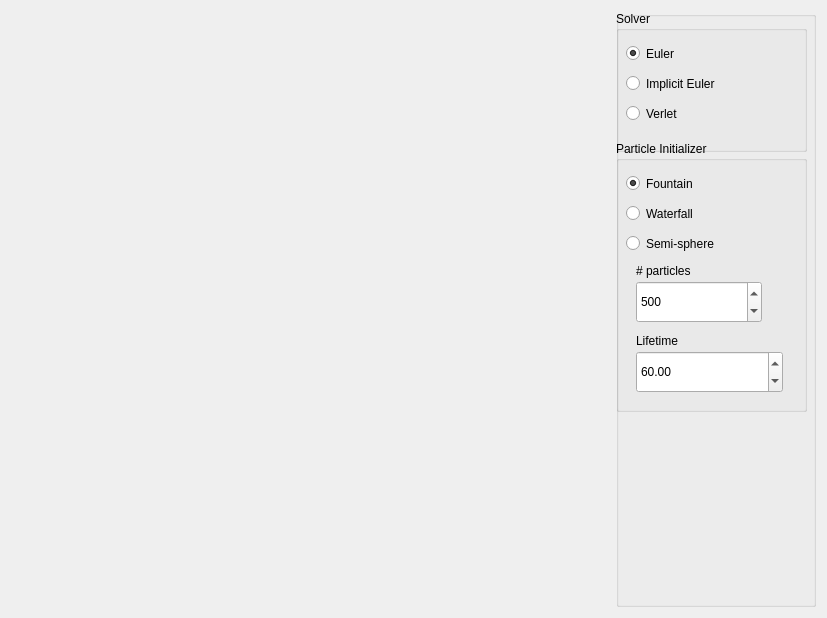
<?xml version="1.0" encoding="UTF-8"?>
<ui version="4.0">
 <class>MainWindow</class>
 <widget class="QMainWindow" name="MainWindow">
  <property name="geometry">
   <rect>
    <x>0</x>
    <y>0</y>
    <width>827</width>
    <height>618</height>
   </rect>
  </property>
  <property name="minimumSize">
   <size>
    <width>827</width>
    <height>618</height>
   </size>
  </property>
  <property name="baseSize">
   <size>
    <width>600</width>
    <height>600</height>
   </size>
  </property>
  <property name="windowTitle">
   <string>Particles</string>
  </property>
  <widget class="QWidget" name="widget">
   <property name="minimumSize">
    <size>
     <width>827</width>
     <height>0</height>
    </size>
   </property>
   <property name="baseSize">
    <size>
     <width>600</width>
     <height>600</height>
    </size>
   </property>
   <layout class="QHBoxLayout" name="horizontalLayout">
    <item>
     <widget class="GLWidget" name="glwidget" native="true">
      <property name="minimumSize">
       <size>
        <width>600</width>
        <height>600</height>
       </size>
      </property>
      <property name="maximumSize">
       <size>
        <width>16777215</width>
        <height>16777215</height>
       </size>
      </property>
      <property name="baseSize">
       <size>
        <width>600</width>
        <height>600</height>
       </size>
      </property>
     </widget>
    </item>
    <item>
     <layout class="QVBoxLayout" name="Configuration">
      <item>
       <widget class="QGroupBox" name="TreeOptions">
        <property name="minimumSize">
         <size>
          <width>200</width>
          <height>0</height>
         </size>
        </property>
        <property name="maximumSize">
         <size>
          <width>200</width>
          <height>16777215</height>
         </size>
        </property>
        <property name="title">
         <string/>
        </property>
        <widget class="QGroupBox" name="groupBox">
         <property name="geometry">
          <rect>
           <x>0</x>
           <y>0</y>
           <width>191</width>
           <height>141</height>
          </rect>
         </property>
         <property name="title">
          <string>Solver</string>
         </property>
         <widget class="QRadioButton" name="radioButton">
          <property name="geometry">
           <rect>
            <x>10</x>
            <y>30</y>
            <width>122</width>
            <height>25</height>
           </rect>
          </property>
          <property name="text">
           <string>Euler</string>
          </property>
          <property name="checked">
           <bool>true</bool>
          </property>
         </widget>
         <widget class="QRadioButton" name="radioButton_2">
          <property name="geometry">
           <rect>
            <x>10</x>
            <y>60</y>
            <width>151</width>
            <height>25</height>
           </rect>
          </property>
          <property name="text">
           <string>Implicit Euler</string>
          </property>
         </widget>
         <widget class="QRadioButton" name="radioButton_6">
          <property name="geometry">
           <rect>
            <x>10</x>
            <y>90</y>
            <width>131</width>
            <height>25</height>
           </rect>
          </property>
          <property name="text">
           <string>Verlet</string>
          </property>
         </widget>
        </widget>
        <widget class="QGroupBox" name="groupBox_2">
         <property name="geometry">
          <rect>
           <x>0</x>
           <y>130</y>
           <width>191</width>
           <height>271</height>
          </rect>
         </property>
         <property name="title">
          <string>Particle Initializer</string>
         </property>
         <widget class="QRadioButton" name="radioButton_3">
          <property name="geometry">
           <rect>
            <x>10</x>
            <y>30</y>
            <width>122</width>
            <height>25</height>
           </rect>
          </property>
          <property name="text">
           <string>Fountain</string>
          </property>
          <property name="checked">
           <bool>true</bool>
          </property>
         </widget>
         <widget class="QRadioButton" name="radioButton_4">
          <property name="geometry">
           <rect>
            <x>10</x>
            <y>60</y>
            <width>122</width>
            <height>25</height>
           </rect>
          </property>
          <property name="text">
           <string>Waterfall</string>
          </property>
         </widget>
         <widget class="QRadioButton" name="radioButton_5">
          <property name="geometry">
           <rect>
            <x>10</x>
            <y>90</y>
            <width>131</width>
            <height>25</height>
           </rect>
          </property>
          <property name="text">
           <string>Semi-sphere</string>
          </property>
         </widget>
         <widget class="QLabel" name="label_2">
          <property name="geometry">
           <rect>
            <x>20</x>
            <y>190</y>
            <width>66</width>
            <height>19</height>
           </rect>
          </property>
          <property name="text">
           <string>Lifetime</string>
          </property>
         </widget>
         <widget class="QLabel" name="label">
          <property name="geometry">
           <rect>
            <x>20</x>
            <y>120</y>
            <width>121</width>
            <height>19</height>
           </rect>
          </property>
          <property name="text">
           <string># particles</string>
          </property>
         </widget>
         <widget class="QSpinBox" name="spinBox">
          <property name="geometry">
           <rect>
            <x>20</x>
            <y>140</y>
            <width>126</width>
            <height>42</height>
           </rect>
          </property>
          <property name="maximum">
           <number>10000</number>
          </property>
          <property name="value">
           <number>500</number>
          </property>
         </widget>
         <widget class="QDoubleSpinBox" name="doubleSpinBox">
          <property name="geometry">
           <rect>
            <x>20</x>
            <y>210</y>
            <width>147</width>
            <height>42</height>
           </rect>
          </property>
          <property name="maximum">
           <double>1000.000000000000000</double>
          </property>
          <property name="value">
           <double>60.000000000000000</double>
          </property>
         </widget>
        </widget>
       </widget>
      </item>
     </layout>
    </item>
   </layout>
  </widget>
 </widget>
 <layoutdefault spacing="6" margin="11"/>
 <customwidgets>
  <customwidget>
   <class>GLWidget</class>
   <extends>QWidget</extends>
   <header>glwidget.h</header>
   <container>1</container>
   <slots>
    <signal>SetFaces(QString)</signal>
    <signal>SetVertices(QString)</signal>
    <signal>SetFramerate(QString)</signal>
    <slot>uiSolverEuler(bool)</slot>
    <slot>uiSolverImplicitEuler(bool)</slot>
    <slot>uiParticleInitializerFountain(bool)</slot>
    <slot>uiParticleInitializerWatterfall(bool)</slot>
   </slots>
  </customwidget>
 </customwidgets>
 <resources/>
 <connections>
  <connection>
   <sender>radioButton</sender>
   <signal>toggled(bool)</signal>
   <receiver>glwidget</receiver>
   <slot>uiSolverEuler(bool)</slot>
   <hints>
    <hint type="sourcelabel">
     <x>674</x>
     <y>84</y>
    </hint>
    <hint type="destinationlabel">
     <x>547</x>
     <y>85</y>
    </hint>
   </hints>
  </connection>
  <connection>
   <sender>radioButton_2</sender>
   <signal>toggled(bool)</signal>
   <receiver>glwidget</receiver>
   <slot>uiSolverImplicitEuler(bool)</slot>
   <hints>
    <hint type="sourcelabel">
     <x>710</x>
     <y>117</y>
    </hint>
    <hint type="destinationlabel">
     <x>561</x>
     <y>150</y>
    </hint>
   </hints>
  </connection>
  <connection>
   <sender>radioButton_3</sender>
   <signal>toggled(bool)</signal>
   <receiver>glwidget</receiver>
   <slot>uiParticleInitializerFountain(bool)</slot>
   <hints>
    <hint type="sourcelabel">
     <x>686</x>
     <y>165</y>
    </hint>
    <hint type="destinationlabel">
     <x>521</x>
     <y>256</y>
    </hint>
   </hints>
  </connection>
  <connection>
   <sender>radioButton_4</sender>
   <signal>toggled(bool)</signal>
   <receiver>glwidget</receiver>
   <slot>uiParticleInitializerWatterfall(bool)</slot>
   <hints>
    <hint type="sourcelabel">
     <x>740</x>
     <y>191</y>
    </hint>
    <hint type="destinationlabel">
     <x>528</x>
     <y>200</y>
    </hint>
   </hints>
  </connection>
 </connections>
 <slots>
  <signal>updated_plane(double,double,double,double,bool)</signal>
  <slot>toggle_transfer_function_dialog()</slot>
 </slots>
</ui>
